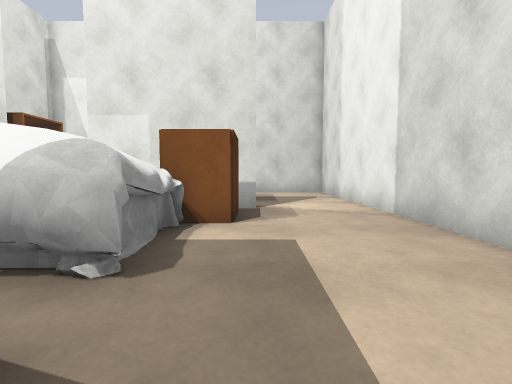
[1] (above)

24 first-person views from a walk through a Gazebo world. The camera is 0.9 m above the floor, tilts 4° down and sees 85° across. The floor is counted in squares, 1 m on a side. Each view is taken from the middle of a square. On the plan, view 1 faces up. The plan holds only what a view shows up to about 11 squares ahead; the rest is blank. Simple shapes stand in for some stock models.

[2]
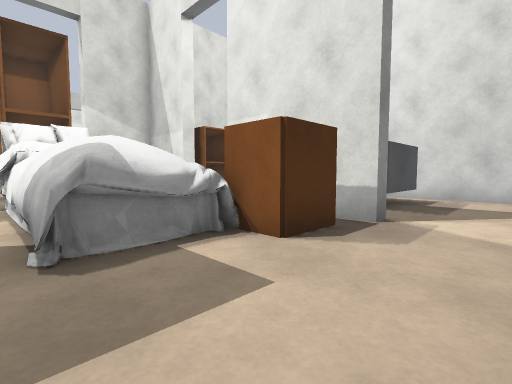

[3]
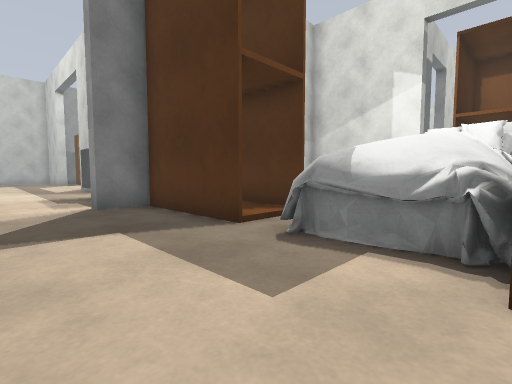

[4]
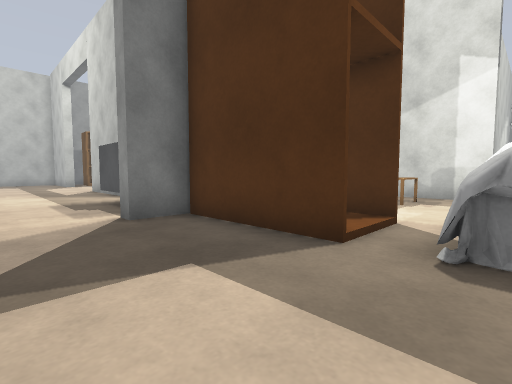

[5]
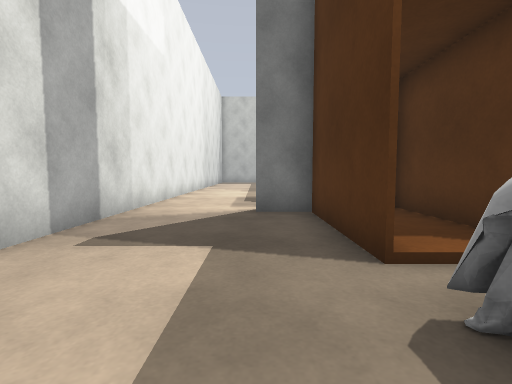

[6]
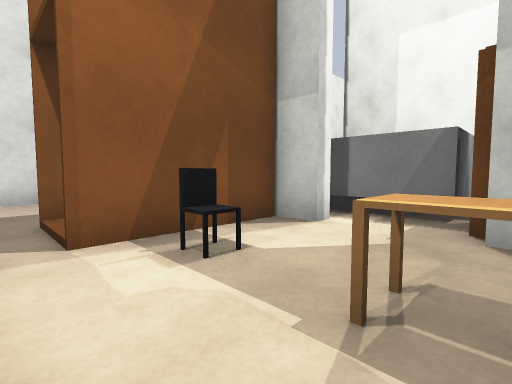

[7]
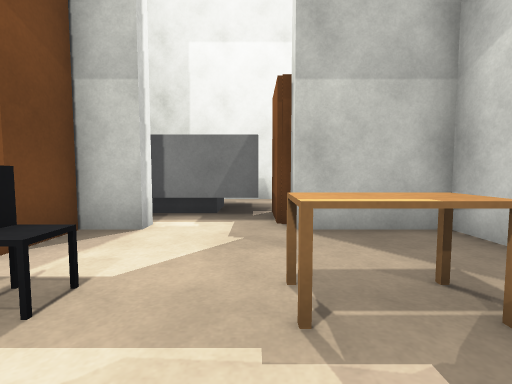

[8]
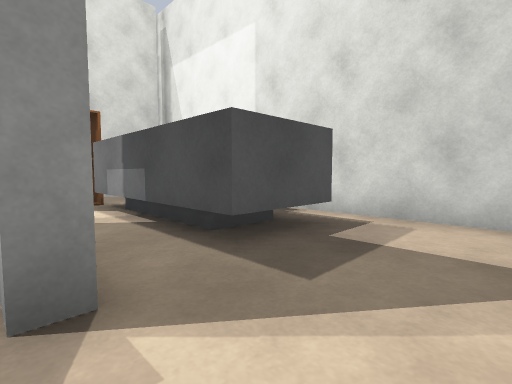

[9]
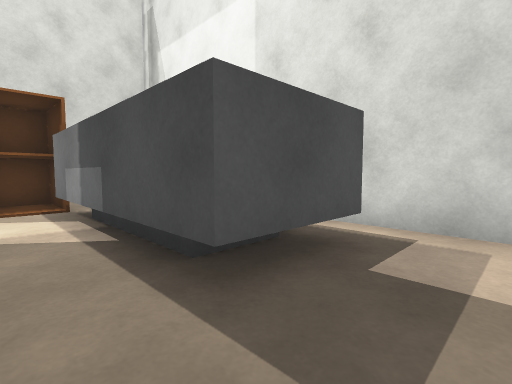

[10]
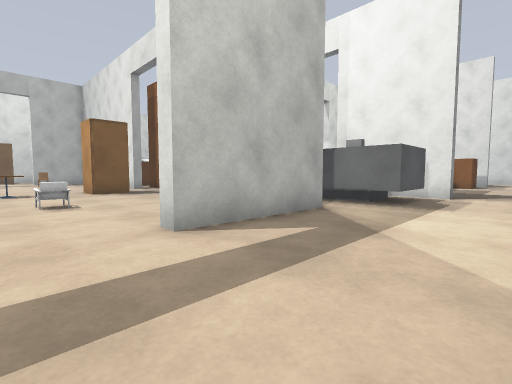

[11]
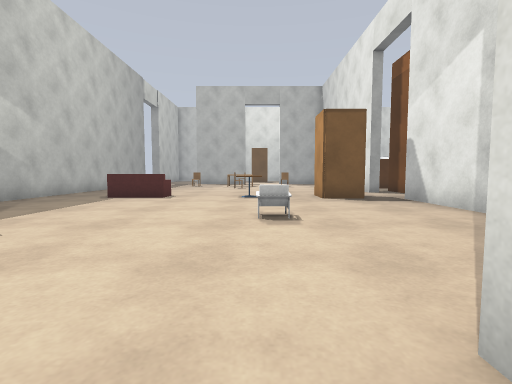

[12]
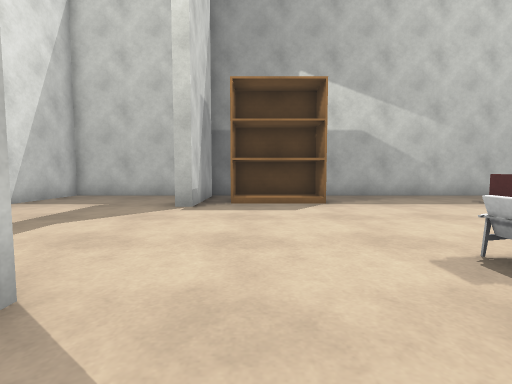

[13]
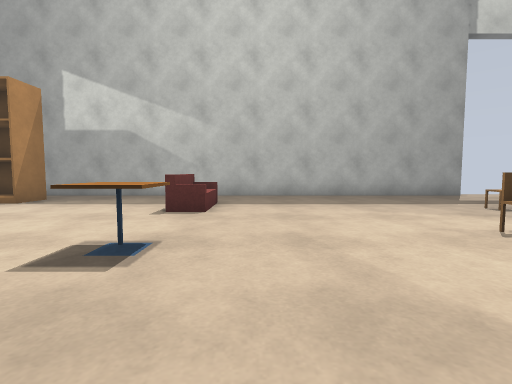

[14]
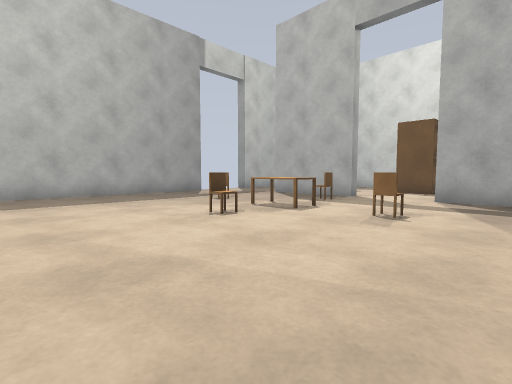

[15]
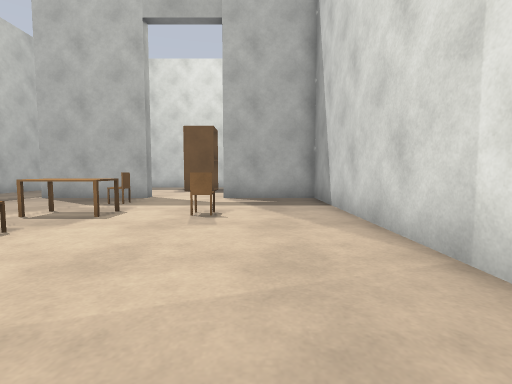

[16]
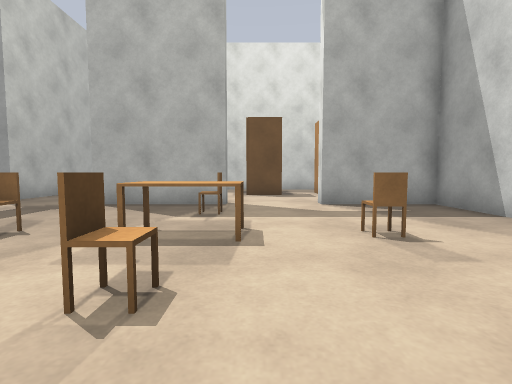

[17]
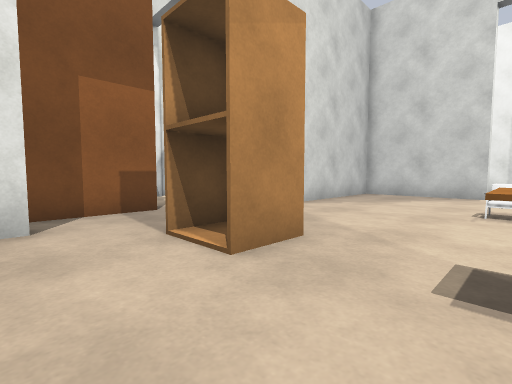

[18]
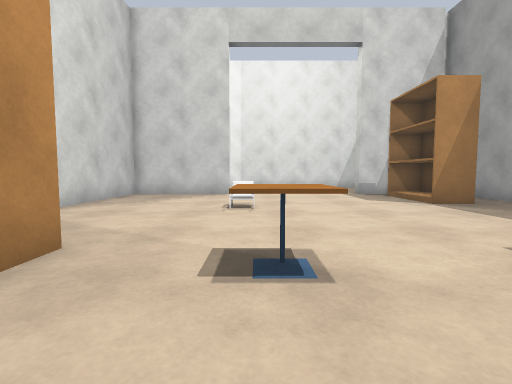

[19]
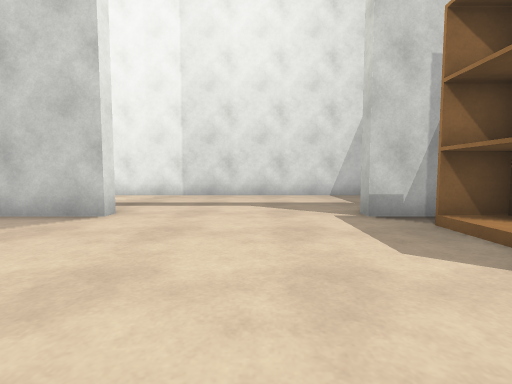

[20]
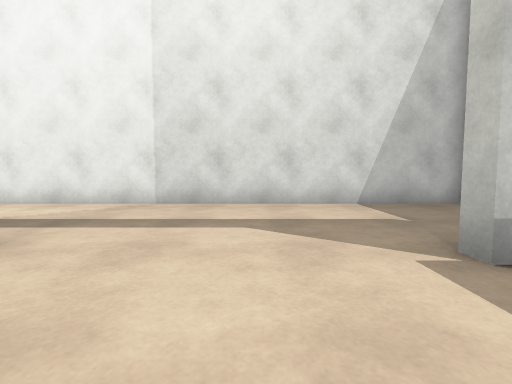

[21]
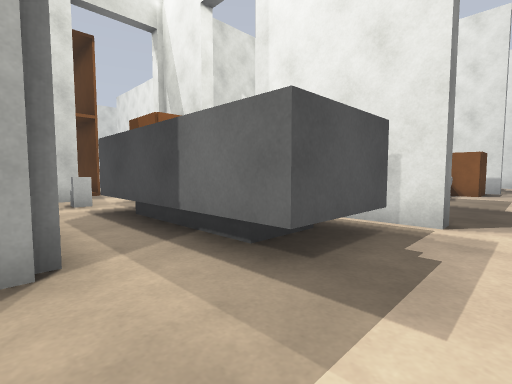

[22]
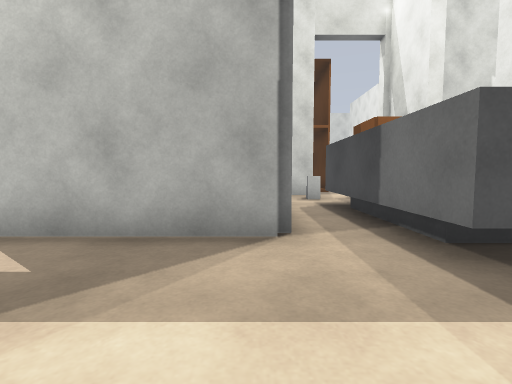

[23]
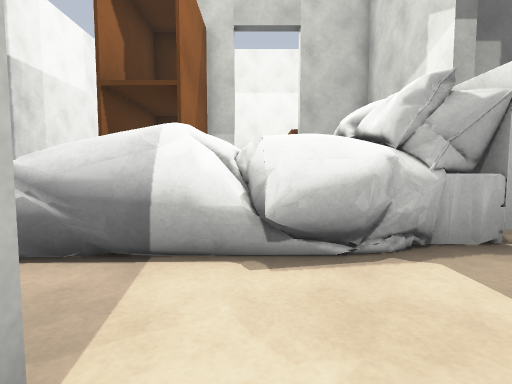

[24]
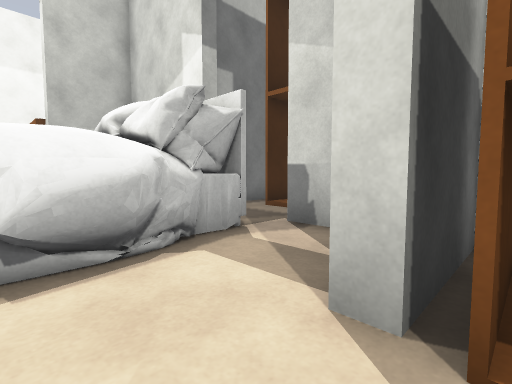

### Floor plan
Key: @ floor where view 1 was taken; # wall or solid block; . floor; S sink; N nightstand; B bed; A bathtub; W wardrobe; E desk; C office chair; T cafe table; R armchair; I TV cabinet; F sofa; K bookshelf; H chair; G dining table; J cabinet; L toilet.
Columns run from 27 left of view 1 to 3 right of it. Each row starts with its distance up from view 1.
 13                          #####
 12                          .....
 11                          AA...#
 10                    .. AAAAA...#
  9                    SSSAAAAA...#
  8                   #SS.........#
  7                   ###..####...#
  6                   #.......N...#
  5               WWW #.BBBBBNN...#
  4                  ..BBBBBBB....#
  3               WWW..BBBBBBBB...#
  2                 . #...B.......#
  1                ####.....W.W...#
  0                   #.E..CW W@..#
 -1                   #.....W W...#
 -2                   #.....W W...#
 -3                   ##S..####...#
 -4                  ..SSSAAAAA...#
 -5                WW....AA  AA...#
 -6                 ..#L.AAAAAA...#
 -7               WWW #...........#
 -8     ##########...#########....#
 -9     #..........II........#....#
-10     #..........II........#....#
-11  ...#...H................#....#
-12 JJ............................#
-13 JJ......G......TT...R.........#
-14   ..#.H.G.H...................#
-15     #...G.....................#
-16     #.........................#
-17     #...H......FF.............#
-18     ...........FF....KKK.#....#
-19    ..................KKK.#....#
-20   .......................#....#
-21  ### .#########################

Where each view was taken, in squares from view 1:
view 1: 0 up, 0 right, facing up
view 2: 2 up, 2 right, facing up-left
view 3: 5 up, 2 right, facing down-left
view 4: 3 up, 2 right, facing down-left
view 5: 4 up, 0 right, facing down
view 6: 2 up, 7 left, facing down-right
view 7: 2 up, 6 left, facing down
view 8: 7 up, 2 right, facing up-left
view 9: 8 up, 1 right, facing up-left
view 10: 14 down, 2 right, facing up-left
view 11: 13 down, 1 left, facing left
view 12: 10 down, 4 left, facing down
view 13: 10 down, 13 left, facing down
view 14: 9 down, 13 left, facing down-left
view 15: 10 down, 13 left, facing left
view 16: 13 down, 15 left, facing left
view 17: 13 down, 14 left, facing up-right
view 18: 13 down, 14 left, facing right
view 19: 15 down, 8 left, facing right
view 20: 15 down, 5 left, facing right
view 21: 8 down, 1 right, facing up-left
view 22: 8 down, 2 right, facing left
view 23: 8 up, 5 left, facing down
view 24: 8 up, 5 left, facing down-left
